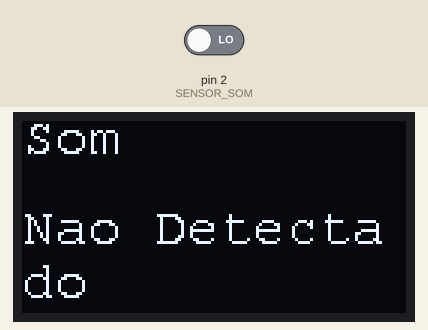
Bench run of a sketch on a simulated Arduino Uno, built with avr-gcc and run on an emulated ATmega328P. Parts: 128×64 one-colour display. Inputs (shaded band) come from the test bench; at power-on: pin 2 (SENSOR_SOM) LOW.

Above: at 1.2 s.
1.3 s: pin 2 (SENSOR_SOM) driven HIGH
At 2.4 s:
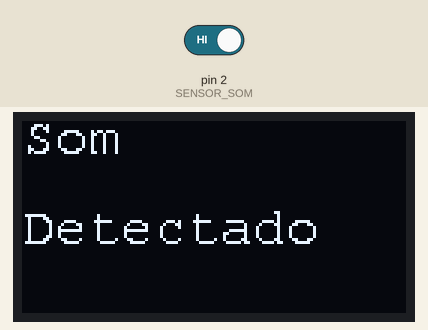
2.8 s: pin 2 (SENSOR_SOM) driven LOW
At 3.8 s:
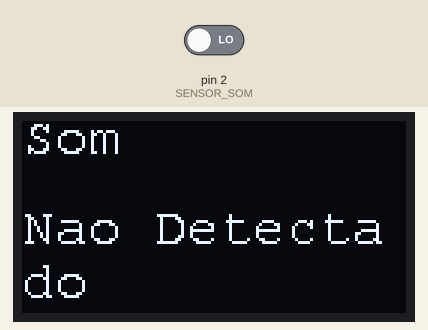
Timing chart, 0 to 5.8 s (numbered marks = the images above; inputs shaded):
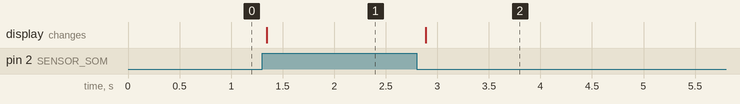

Measured:
- after the input at 1.3 s, the display: changes after 0.05 s (image 1)
- after the input at 2.8 s, the display: changes after 0.09 s (image 2)

The sketch:

som.ino
```cpp
#include <Wire.h>
#include <Adafruit_GFX.h>
#include <Adafruit_SH1106.h>
#include <Fonts/FreeMono9pt7b.h>

#define OLED_RESET -1
#define SENSOR_SOM 2

Adafruit_SH1106 display(OLED_RESET);

void setup() {
  display.begin(SH1106_SWITCHCAPVCC, 0x3C);
  pinMode(SENSOR_SOM, INPUT);
  Serial.begin(9600);
}

void loop() {
  display.clearDisplay();
  display.setFont(&FreeMono9pt7b);
  display.setTextColor(WHITE);
  display.setTextSize(0);

  bool sensorAtivo = digitalRead(SENSOR_SOM);

  if (sensorAtivo) {
    exibirMensagem("Som", "Detectado");
  } else {
    exibirMensagem("Som", "Nao Detectado");
  }

  display.display();
  delay(100);
}

void exibirMensagem(const char* linha1, const char* linha2) {
  display.setCursor(0, 10);
  display.print(linha1);
  display.setCursor(0, 40);
  display.print(linha2);
}
```
